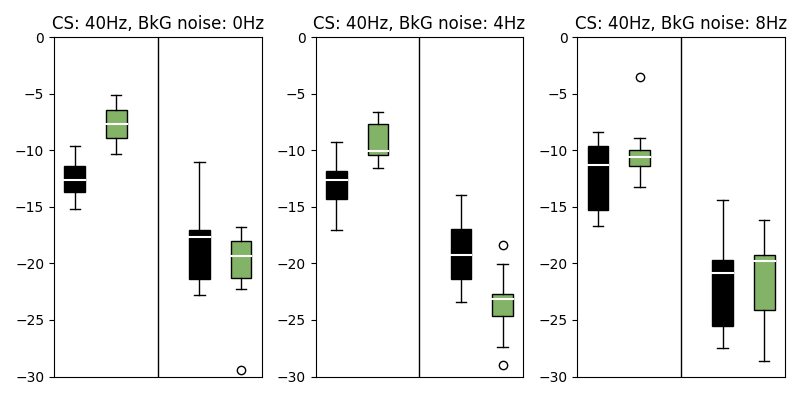

Source code (Python):
# %%
import sys
import os
sys.path.append(os.path.join(os.path.dirname(__file__), '..'))
from utils import get_spike_activity, sdf, sdf_mean
import json
import numpy as np
import matplotlib.pyplot as plt
import seaborn as sns
import os

noise_rates = [0, 4, 8]
with open("network_configuration.json", "r") as json_file:
    net_config = json.load(json_file)

CS_burst_dur = net_config["devices"]["CS"]["parameters"]["burst_dur"]
CS_start_first = float(net_config["devices"]["CS"]["parameters"]["start_first"])
between_start = net_config["devices"]["CS"]["parameters"]["between_start"]
n_trials = net_config["devices"]["CS"]["parameters"]["n_trials"]
US_start_first = float(net_config["devices"]["US"]["parameters"]["start_first"])

cell_color = net_config["cell_types"]["purkinje_cell"]["color"][0]
CS_color = net_config["colors"]["CS"]
US_color = net_config["colors"]["US"]
with_NO_color = net_config["devices"]["nNOS"]["color"][0]
without_NO_color = "#000000"

cell = "pc_spikes"
results_path = f"/media/amtra/Samsung_T5/EBCC_4Hz/"
results_path_NO = f"/media/amtra/Samsung_T5/EBCC_NO_4Hz/"

fig, axs = plt.subplots(1,3,figsize=(8,4))
colors = [without_NO_color, with_NO_color, without_NO_color, with_NO_color]
medianprops = dict(linewidth=1.5, color='white')
positions = [1,2,4,5]

for i, noise_rate in enumerate(noise_rates):
   
    results_path = f"/media/amtra/Samsung_T5/EBCC_{noise_rate}Hz/"
    spk = get_spike_activity(cell_name=cell, path=results_path)
    sdf_mean_over_trials = []
    sdf_baseline = np.zeros((n_trials))
    sdf_cr = np.zeros((n_trials))

    results_path_NO = f"/media/amtra/Samsung_T5/EBCC_NO_{noise_rate}Hz/"
    spk_NO = get_spike_activity(cell_name=cell, path=results_path_NO)
    sdf_mean_over_trials_NO = []
    sdf_baseline_NO = np.zeros((n_trials))
    sdf_cr_NO = np.zeros((n_trials))

    for trial in range(n_trials):

        start = trial * between_start
        stop = CS_start_first + CS_burst_dur + trial * between_start

        sdf_cells = sdf(start=start, stop=stop, spk=spk, step=5)
        sdf_mean_trial = sdf_mean(sdf_cells)
        sdf_mean_over_trials.append(sdf_mean_trial)
        sdf_baseline[trial] = np.mean(sdf_mean_trial[100:150])
        sdf_cr[trial] = np.mean(sdf_mean_trial[250:300])

        sdf_cells_NO = sdf(start=start, stop=stop, spk=spk_NO, step=5)
        sdf_mean_trial_NO = sdf_mean(sdf_cells_NO)
        sdf_mean_over_trials_NO.append(sdf_mean_trial_NO)
        sdf_baseline_NO[trial] = np.mean(sdf_mean_trial_NO[100:150])
        sdf_cr_NO[trial] = np.mean(sdf_mean_trial_NO[250:300])

    sdf_change_baseline = sdf_baseline[1:] - sdf_baseline[1]
    sdf_change_cr = sdf_cr[1:] - sdf_cr[1]
    sdf_change_baseline_NO = sdf_baseline_NO[1:] - sdf_baseline_NO[1]
    sdf_change_cr_NO = sdf_cr_NO[1:] - sdf_cr_NO[1]

    boxes = [sdf_change_baseline[-10:],sdf_change_baseline_NO[-10:],sdf_change_cr[-10:],sdf_change_cr_NO[-10:]]

    bp1 = axs[i].boxplot(boxes, patch_artist=True, medianprops=medianprops, positions=positions)
    for patch, color  in zip(bp1['boxes'],colors):
        patch.set_facecolor(color)
    axs[i].axvline(3,linewidth=1, color='black')
    axs[i].set_xticks([])
    axs[i].set_ylim(-30,0)
    axs[i].set_title(f'CS: 40Hz, BkG noise: {noise_rate}Hz')  

plt.tight_layout()
plt.show()
fig.savefig(f"sdf_boxplots_048.png")
fig.savefig(f"sdf_boxplots_048.svg")